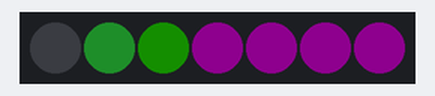
Simulated run of this sketch. Board: Arduino Uno, built with avr-gcc and run on an emulated ATmega328P. On the bench: 7 RGB LEDs in strip order, left to right. Dim RGB values are drawn brighter than linear; random numbers use the default seed unless the sketch sets one.

Above: at 0.46 s.
At 7.27 s:
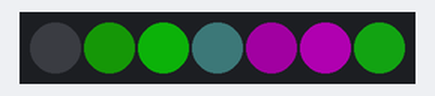
At 14.07 s:
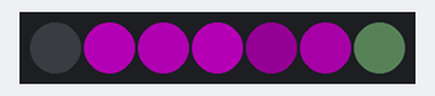
At 19.33 s:
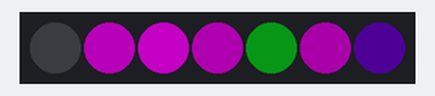
At 29.23 s:
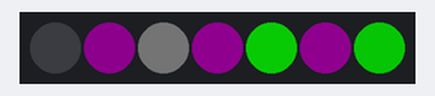
At 39.13 s:
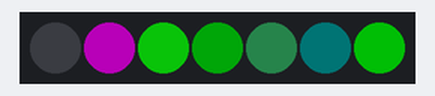
Timing chart, 0 to 40.0 s (numbered marks = the images above):
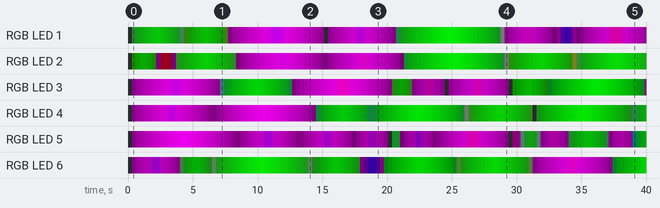

The sketch:

TwinkleRandomColorInPalette.ino
```cpp
/*
Color Twinkle
By Kelsey Steven

Made to run twinkle effects for a single Neopixel Jewel.

Before running, always make sure START_INDEX, LED_PIN, and TOTAL_LEDS
are set to the correct index, pin, and number of NeoPixels you're driving.

*/

#include <Adafruit_NeoPixel.h>


// Constants for color palettes
// Used to determine allowed ranges for red, green, and blue values
const int LIGHT_BLUE = 0;
const int GREEN_BLUE = 1;
const int RED_PURPLE_BLUE = 2;
const int YELLOW_ORANGE_RED = 3;
const int GREEN_PURPLE = 4;

// Constants for state values
const int OFF = 0;
const int BRIGHTENING = 1;
const int DARKENING = 2;

// Harware constants
const int LED_PIN = 12;  // Data pin for LEDs
const int TOTAL_LEDS = 7; // Total LEDs in array
const int START_INDEX = 1;  // Ignore Center LED due to metal housing. Use 0 for all 7 LEDs

// Color change constants
const int HIGHEST_INTENSITY = 200;  // May want to decrease this if LEDs are too bright. Max: 255
const int COLOR_CHANGE_SPEED = 1;   // Can increase for faster animation, but choppier color progression
const int DELAY_TIME = 20;   // Artificial delay between loop cycles. Can increase for slower animation

// Declare the Neopixel strip using settings for Jewel V7 RGB neopixels
Adafruit_NeoPixel strip = Adafruit_NeoPixel(TOTAL_LEDS, LED_PIN, NEO_GRB + NEO_KHZ800);

// Light state tracking variables
int lightPalette = GREEN_PURPLE;
int lightState[TOTAL_LEDS];
int previousColors[TOTAL_LEDS][3];
int finalColors[TOTAL_LEDS][3];

void setup() {
  // Seed random for determining if light should breath or stay off
  randomSeed(analogRead(0));

  // Neopixel initialization
  strip.begin();

  // Turn off any LEDs before START_INDEX
  if (START_INDEX > 0) {
    for(int index = 0; index < START_INDEX; index++) {
      strip.setPixelColor(index, strip.Color(0, 0, 0));
    }
  }
}

void loop() {
  // Handle each LED based on their light state
  for(int index = START_INDEX; index < TOTAL_LEDS; index++) {

    switch(lightState[index]) {
      case OFF: {
        handleLightOff(index);
        break;
      }

      case BRIGHTENING: {
        handleBrightening(index);
        break;
      }

      case DARKENING: {
        handleDarkening(index);
        break;
      }
    }
  }

  // Send Updates to lights
  strip.show();
  delay(DELAY_TIME);  // Short delay before next cycle
}

void handleLightOff(int index) {
  lightState[index] = BRIGHTENING;
  pickNewColor(index);

// Comment above & Uncomment below for more random off cycles

//  // Decide if light should turn on next cycle
//  let turnOn = random(0, 5);
//  if (turnOn == 0) {
//      lightState[index] = BRIGHTENING;
//  }
//
//  // Pick a color if applicable
//  if (lightState[index] == BRIGHTENING) {
//    pickNewColor(index);
//  }
}

void pickNewColor(int index) {
  switch(lightPalette) {

    case LIGHT_BLUE:
      setLightBlueColor(index);
      break;

    case GREEN_BLUE:
      setGreenBlueColor(index);
      break;

    case RED_PURPLE_BLUE:
      setRedPurpleBlueColor(index);
      break;

    case YELLOW_ORANGE_RED:
      setYellowOrangeRedColor(index);
      break;

    case GREEN_PURPLE:
      setGreenPurpleColor(index);
      break;
  }
}

void setLightBlueColor(int index) {
  // Get random blue value with a min of 1, cutting out darkest blues
  // (cuts out last 50 values if HIGHEST_INTENSITY is high enough to allow)
  int loweredMaxVal = HIGHEST_INTENSITY * 0.75;
  int blueMaxVal = loweredMaxVal - 50 + 1;
  blueMaxVal = (blueMaxVal > 1) ? blueMaxVal : loweredMaxVal + 1;

  updateFinalColor(index, random(0, 3), random(0, 3), random(5, blueMaxVal));
}

void setGreenBlueColor(int index) {
  // Get random blue & green values from 0-HIGHEST_INTENSITY
  int maxVal =  HIGHEST_INTENSITY + 1;
  updateFinalColor(index, 0, random(0, maxVal), random(0, maxVal));
}

void setRedPurpleBlueColor(int index) {
  // Get random red & blue values from 0-HIGHEST_INTENSITY
  int maxVal =  HIGHEST_INTENSITY + 1;
  updateFinalColor(index, random(0, maxVal), 0, random(0, maxVal));
}

void setYellowOrangeRedColor(int index) {
  // Use low values to prevent green colors
  int green = random(0, 6);

  // If green channel is over 0, ensure red channel is noticeably higher
  // to prevent creating colors more green than desired
  int redMinVal = green + 20;
  redMinVal = ((green > 0) && (redMinVal <=  HIGHEST_INTENSITY)) ? redMinVal : 0;

  // Cuts out last 75 red values if HIGHEST_INTENSITY is high enough to allow
  int redMaxVal = HIGHEST_INTENSITY - 75 + 1;
  redMaxVal = (redMaxVal >= redMinVal) ? redMaxVal : HIGHEST_INTENSITY + 1;

  updateFinalColor(index, random(redMinVal, redMaxVal), green, 0);
}

void setGreenPurpleColor(int index) {
  // Use rand for 50/50 chance green or purple
  if (random(0, 2) == 0) {  // Green
    // Create green with very low red & blue values for variation
    int greenRand = random(15, HIGHEST_INTENSITY + 1);
    updateFinalColor(index, random(0, 5), greenRand, random(0, 5));

  } else {  // Purple
    int randMax = HIGHEST_INTENSITY + 1;
    const int red = random(1, randMax);

    // Want red & blue values within changeAmt of each other in either direction
    const int maxRBDiff = 40;
    const int blueMin = ((red - maxRBDiff) > 0) ? (red - maxRBDiff) : 0;
    const int blueMax = ((red + maxRBDiff) < randMax) ? (red + maxRBDiff) :randMax;
    const int blue = random(blueMin, blueMax);

    updateFinalColor(index, red, 0, blue);
  }
}

void handleBrightening(int index) {
  // Get new RGB values
  int maxRed = finalColors[index][0];
  int red = getBrighteningValue(maxRed, previousColors[index][0]);

  int maxGreen = finalColors[index][1];
  int green = getBrighteningValue(maxGreen, previousColors[index][1]);

  int maxBlue = finalColors[index][2];
  int blue = getBrighteningValue(maxBlue, previousColors[index][2]);

  // Update LEDs & tracking array
  strip.setPixelColor(index, strip.Color(red, green, blue));
  updatePreviousColor(index, red, green, blue);

  // Check if light should start darken cycle next & update state if so
  if (red == maxRed && green == maxGreen && blue == maxBlue) {
    lightState[index] = DARKENING;
  }
}

// Return the value of previousColor increased by COLOR_CHANGE_SPEED
// while making sure we do not exceed maxColorValue
int getBrighteningValue(int maxColorValue, int previousColor) {
  int newColor = previousColor + COLOR_CHANGE_SPEED;
  newColor = (newColor <= maxColorValue) ? newColor : maxColorValue;

  return newColor;
}

void handleDarkening(int index) {
  int prevR = previousColors[index][0];
  int prevG = previousColors[index][1];
  int prevB = previousColors[index][2];

  // Get new RGB values
  int red = prevR;
  int green = prevG;
  int blue = prevB;

  if ((prevR >= prevG) && (prevR >= prevB)) {
    red = getDarkeningValue(prevR);
  }

  if ((prevG >= prevR) && (prevG >= prevB)) {
    green = getDarkeningValue(prevG);
  }

  if ((prevB >= prevR) && (prevB >= prevG)) {
    blue = getDarkeningValue(prevB);
  }

  // Update LEDs & tracking array
  strip.setPixelColor(index, strip.Color(red, green, blue));
  updatePreviousColor(index, red, green, blue);

  // Check if light turned off
  if (red == 0 && green == 0 && blue == 0) {
    handleLightOff(index);

//    lightState[index] = OFF;
//    updateFinalColor(index, 0, 0, 0);
  }
}

// Decrease the value by COLOR_CHANGE_SPEED while making sure we do not go below 0
int getDarkeningValue(int previousColor) {
  int newColor = previousColor - COLOR_CHANGE_SPEED;
  newColor = (newColor > 0) ? newColor : 0;

  return newColor;
}

// Set an color entry in finalColors array
void updateFinalColor(int index, int r, int g, int b) {
  finalColors[index][0] = r;
  finalColors[index][1] = g;
  finalColors[index][2] = b;
}

// Set an color entry in previousColors array
void updatePreviousColor(int index, int r, int g, int b) {
  previousColors[index][0] = r;
  previousColors[index][1] = g;
  previousColors[index][2] = b;
}
```

Measured:
- by itself, RGB LED 1: off → RGB(3, 14, 4) at 0.31 s, → RGB(3, 29, 4) 0.31 s later, → RGB(3, 44, 4) 0.31 s later, → RGB(3, 59, 4) 0.31 s later, … (129 changes in this stretch)
- by itself, RGB LED 2: off → RGB(2, 14, 0) at 0.31 s, → RGB(2, 29, 0) 0.31 s later, → RGB(2, 44, 0) 0.31 s later, → RGB(2, 43, 0) 0.31 s later, … (129 changes in this stretch)
